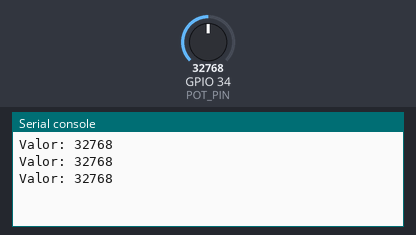
This program was run on a simulated ESP32 board running MicroPython. Parts: the last lines printed to the serial console. The inputs (shaded band) are chosen by the test bench; at power-on: GPIO 34 (POT_PIN) = 32768 (analog values on the 0–65535 scale).

Above: at 1.2 s.
1.3 s: GPIO 34 (POT_PIN) set to 45874
At 1.9 s:
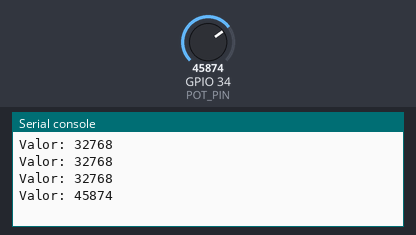
2.8 s: GPIO 34 (POT_PIN) set to 57670
At 3.4 s:
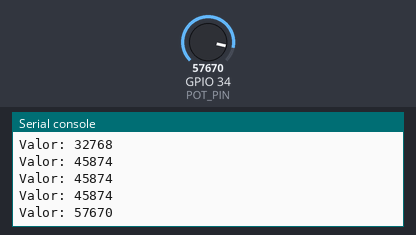
Timing chart, 0 to 5.8 s (numbered marks = the images above; inputs shaded):
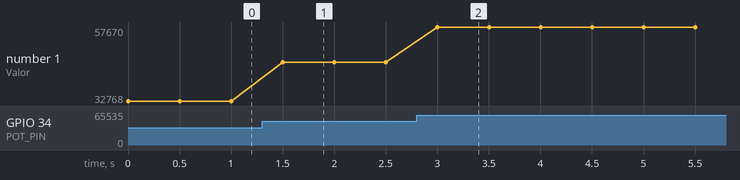

Measured:
- after the input at 1.3 s, the serial console: prints a new line after 0.20 s (image 1)
- after the input at 2.8 s, the serial console: prints a new line after 0.20 s (image 2)
- plotted number 1: 32768 → 45874 after the input at 1.3 s, 45874 → 57670 after the input at 2.8 s

The program:

exercicio_2.py
```python
"""
Exercício 2: Potenciômetro.
"""
from machine import Pin, ADC
from time import sleep


POT_PIN = ADC(Pin(34))

while True:
    value = POT_PIN.read_u16()
    print(f"Valor: {value}")
    sleep(0.5)
```
